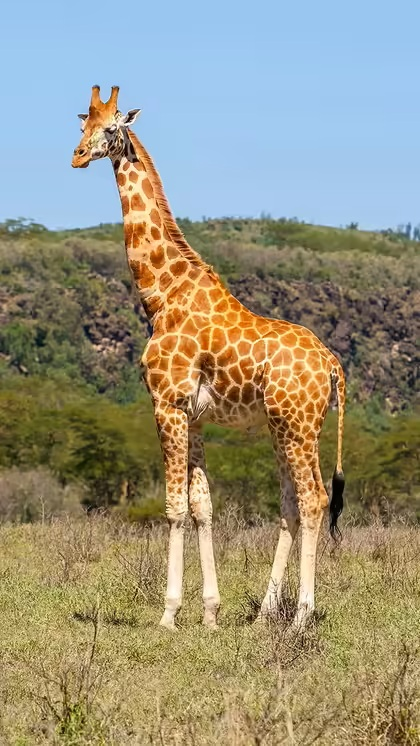
#> input picture EXPERIMENT 2/giraffe.jpg, 420 x 746 px
$ jupyter execute exp2.ipynb
#> lines starting #> are read from the running program, lines starting #| are printed output that depends on the picture
[cell 1]
import cv2
import numpy as np
import matplotlib.pyplot as plt

print("OpenCV:", cv2.__version__)
print("NumPy:", np.__version__)
print("Matplotlib:", plt.matplotlib.__version__)

[cell 2]
image=cv2.imread("giraffe.jpg",cv2.IMREAD_GRAYSCALE)
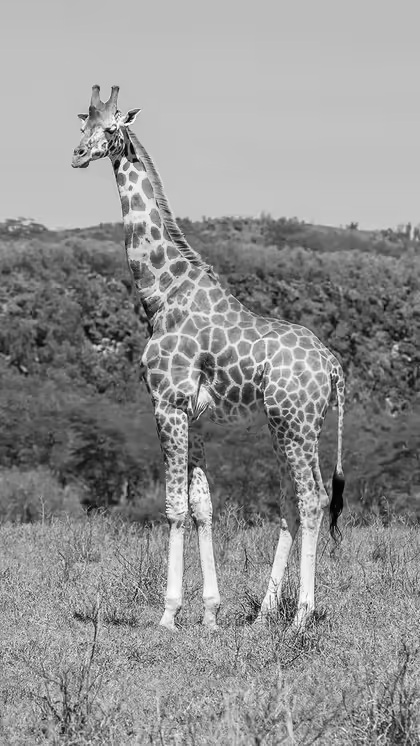
#> image: shape (746, 420); min 0, max 255, mean 146.1
plt.imshow(image, cmap='gray')
plt.show()

[cell 3]
def add_salt_pepper_noise(image,probability=0.3):
#> called with probability = 0.2
    noisy=image.copy()
    random= np.random.rand(*image.shape)
    noisy[random<probability/2]=0
    noisy[random>1-probability/2]=255
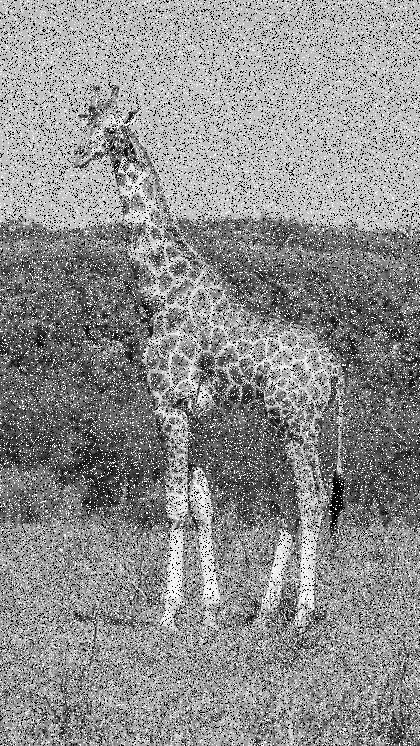
#> noisy: shape (746, 420); min 0, max 255, mean 142.3
    return noisy
